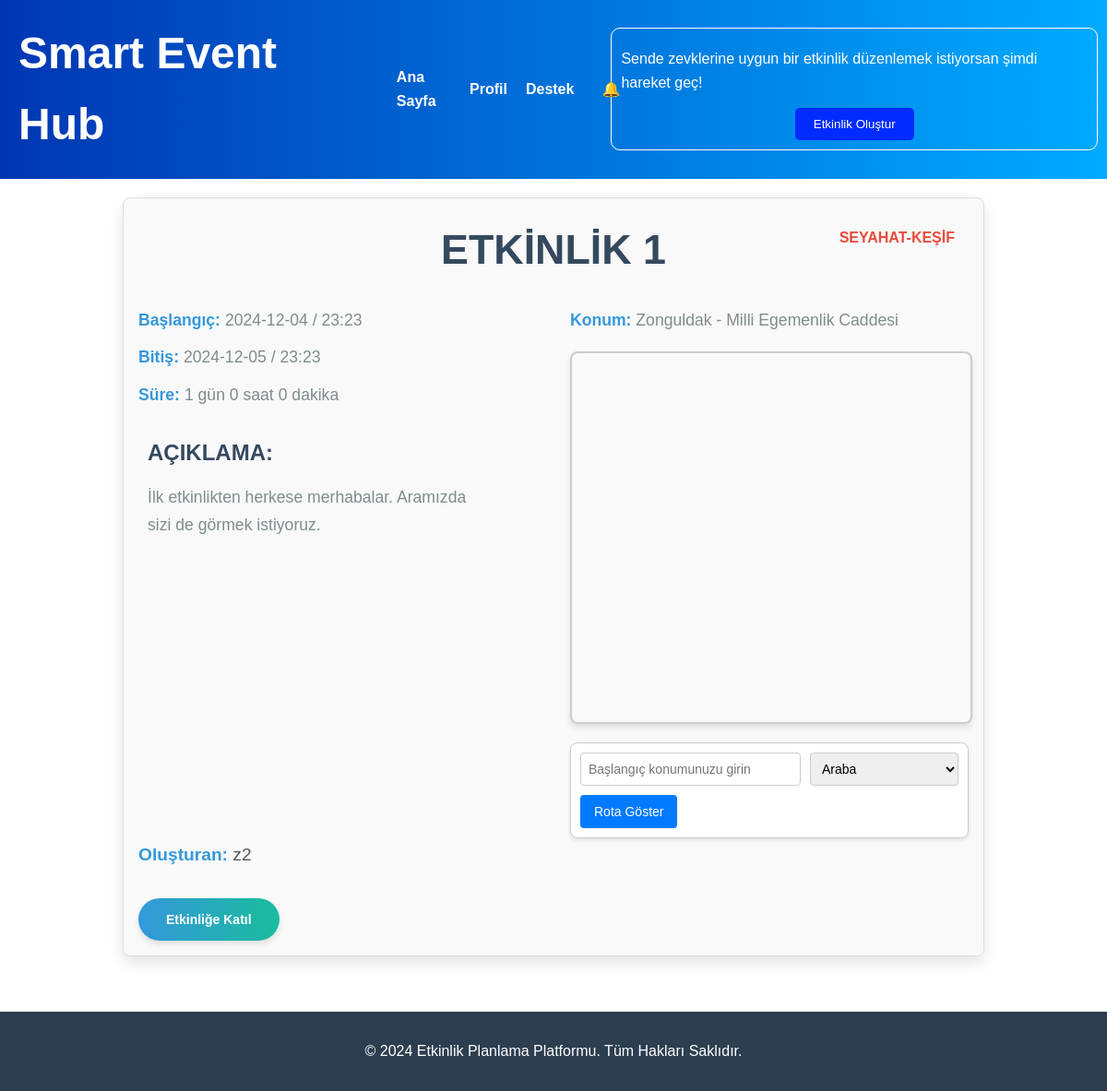
Screenshot of /event/2 with the database file from the repository.
### tables this page shows
CREATE TABLE events (
        ID INTEGER PRIMARY KEY AUTOINCREMENT,
        event_name TEXT NOT NULL,
        description TEXT NOT NULL,
        startDate TEXT NOT NULL,
        finishDate TEXT NOT NULL,
        startTime TEXT NOT NULL,
        finishTime TEXT NOT NULL,
        duration TEXT NOT NULL,
        city TEXT NOT NULL,        
        address TEXT NOT NULL,        
        category TEXT NOT NULL,
        creator_username TEXT NOT NULL,
        isApproved BOOLEAN DEFAULT FALSE NOT NULL
    );

### app.py (the view, shortened to what this page needs)
@app.route('/event/<int:event_id>')
def event_detail(event_id):
    event = get_event_by_id(event_id)
    if not event:
        return "Etkinlik bulunamadı", 404
    username = session.get('user', {}).get('username')
    user_id = get_user_id_by_username(username) if username else None
    is_participant = False
    is_creator = False
    if user_id:
        is_participant = is_user_participant(user_id, event_id)
        is_creator = username == get_event_creator_username(event_id)
    user_events = [dict(row) for row in get_created_events_by_username(username)]
    attended_events = get_user_attended_events(user_id) if user_id else []
    all_user_events = {event['ID']: event for event in user_events + attended_events}.values()
    all_user_events = list(all_user_events)
    conflict_message = None
    days, hours, minutes = calculate_duration(event['startDate'], event['startTime'], event['finishDate'],
                                              event['finishTime'])
    messages = get_messages_for_event(event_id)
    is_user_admin = is_admin(user_id)
    event_participants = get_participants(event_id)
    return render_template(
        'eventDetails.html',
        event=event,
        username=username,
        user_id= user_id,
        is_participant=is_participant,
        is_creator=is_creator,
        messages=messages,
        get_username_by_id=get_username_by_id,
        days=days, hours=hours, minutes=minutes,
        conflict_message=conflict_message,
        is_user_admin = is_user_admin,
        event_participants=event_participants
    )

### database.py (called while the page is built)
def get_db_connection():
    conn = sqlite3.connect(DATABASE)
    conn.row_factory = sqlite3.Row
    return conn

def get_created_events_by_username(username):
    conn = get_db_connection()
    cursor = conn.cursor()
    cursor.execute('''
        SELECT ID, event_name, description, startDate, finishDate, startTime, finishTime, city, address, category, creator_username, isApproved
        FROM events
        WHERE creator_username = ?
    ''', (username,))
    events = cursor.fetchall()
    conn.close()
    return [
        {
            "ID": event[0],
            "event_name": event[1],
            "description": event[2],
            "startDate": event[3],
            "finishDate": event[4],
            "startTime": event[5],
            "finishTime": event[6],
            "city": event[7],
            "address": event[8],
            "category": event[9],
            "creator_username": event[10],
            "is_approved": event[11],
        }
        for event in events
    ]

def get_event_by_id(event_id):
    conn = get_db_connection()
    cursor = conn.cursor()
    cursor.execute('''
        SELECT * FROM events WHERE ID = ?
    ''', (event_id,))
    event = cursor.fetchone()
    conn.close()
    return event

def get_messages_for_event(event_id):
    conn = get_db_connection()
    cursor = conn.cursor()
    cursor.execute('''
        SELECT sender_ID, message_text, sent_time
        FROM messages
        WHERE event_ID = ?
        ORDER BY sent_time ASC
    ''', (event_id,))
    messages = cursor.fetchall()
    conn.close()
    return messages

def get_username_by_id(user_id):
    conn = get_db_connection()
    cursor = conn.cursor()
    cursor.execute('SELECT username FROM users WHERE ID = ?', (user_id,))
    user = cursor.fetchone()
    conn.close()
    if user:
        return user['username']
    return None

def is_admin(user_id):
    conn = get_db_connection()
    cursor = conn.cursor()
    cursor.execute('SELECT status FROM users WHERE ID = ?', (user_id,))
    result = cursor.fetchone()
    if result and result[0] == 'admin':
        return True
    return False

### templates/eventDetails.html (shortened to what this page needs)
<!DOCTYPE html>
<html lang="tr">
<head>
    <link rel="stylesheet" href="{{ url_for('static', filename='css/eventDetails_style.css') }}">
</head>
<body>
{% include 'header.html' %}
<main>
    <div class="details-and-chat">
        <section class="event-details">
            <h2 class="event-title"> {{ event['event_name'] }} <span
                    class="event-category">{{ event['category'] }}</span></h2>
            <div class="event-info">
                <div class="event-date">
                    <p><strong>Başlangıç:</strong> {{ event['startDate'] }} / {{ event['startTime'] }}</p>
                    <p><strong>Bitiş:</strong> {{ event['finishDate'] }} / {{ event['finishTime'] }}</p>
                    <p><strong>Süre:</strong> {{ days }} gün {{ hours }} saat {{ minutes }} dakika</p>
                    <div class="event-description">
                        <h3>Açıklama:</h3>
                        <p>{{ event['description'] }}</p>
                    </div>
                    <div class="event-creator">
                        <p><strong>Oluşturan:</strong> {{ event['creator_username'] }} </p>
                    </div>
                </div>
                <div class="event-location">
                    <p><strong>Konum:</strong> {{ event['city'] }} - {{ event['address'] }} </p>
                    <div id="map" style="width: 100%; height: 400px; margin-top: 20px;"></div>
                    <div class="route-controls">
                        <input type="text" id="start-location" placeholder="Başlangıç konumunuzu girin">
                        <select id="travel-mode">
                            <option value="DRIVING">Araba</option>
                        </select>
                        <button id="get-route">Rota Göster</button>
                    </div>
                </div>
            </div>
            <div class="event-action-wrapper">
                <div class="event-actions">
                    {% if not is_user_admin %}
                        {% if is_creator %}
                            <form action="{{ url_for('delete_event', event_id=event['id']) }}" method="POST">
                                <button type="submit" class="join-button">Etkinliği Sil</button>
                            </form>
                        {% else %}
                            {% if is_participant %}
                                <form action="{{ url_for('leave_event', event_id=event['id']) }}" method="POST">
                                    <button type="submit" class="join-button">Etkinlikten Çık</button>
                                </form>
                            {% else %}
                                {% if conflict_message %}
                                    <p class="conflict-message">{{ conflict_message }}</p>
                                {% else %}
                                    <form action="{{ url_for('join_event', event_id=event['id']) }}" method="POST">
                                        <button type="submit" class="join-button">Etkinliğe Katıl</button>
                                    </form>
                                {% endif %}
                            {% endif %}
                        {% endif %}
                    {% endif %}
                </div>
            </div>
        </section>
    </div>
</main>
<footer>
    <p>© 2024 Etkinlik Planlama Platformu. Tüm Hakları Saklıdır.</p>
</footer>
</body>
</html>

### static/css/eventDetails_style.css (style rules this page uses)
h1, h2, h3 { font-weight: 600; color: #333; }
h2.event-title { font-size: 2.8rem; margin-bottom: 15px; text-align: center; color: #34495e; text-transform: uppercase; }
.event-category { font-size: 1rem; color: #e74c3c; font-weight: bold; position: absolute; top: 10px; right: 15px; text-transform: uppercase; }
.event-title { font-size: 2.8rem; margin-bottom: 15px; text-align: center; color: #34495e; text-transform: uppercase; position: relative; }
.event-details { background-color: #fff; border-radius: 15px; box-shadow: 0 8px 16px rgba(0, 0, 0, 0.1); margin: 20px auto; padding: 40px; max-width: 900px; animation: fadeIn 0.8s ease-in-out; }
.event-info { display: flex; justify-content: space-between; }
.event-info .event-date, .event-info .event-location { width: 48%; }
.event-date p, .event-location p { font-size: 1.1rem; margin: 12px 0; color: #7f8c8d; }
.event-date strong, .event-location strong { color: #3498db; }
.event-description h3 { font-size: 1.5rem; color: #34495e; margin-bottom: 15px; text-transform: uppercase; }
.event-description { position: relative; left: 10px; margin-top: 20px; margin-bottom: 30px; padding: 10px 0; width: 350px; height: 400px; overflow-y: auto; }
.event-description p { font-size: 1.1rem; line-height: 1.7; color: #7f8c8d; }
.event-creator p { font-size: 1.2rem; color: #555; margin-top: 20px; }
.event-action-wrapper { display: flex; margin-top: 20px; }
.event-actions { display: flex; justify-content: space-between; }
.join-button { background: linear-gradient(90deg, #3498db, #1abc9c); font-weight: bold; border: none; border-radius: 25px; box-shadow: 0 4px 6px rgba(0, 0, 0, 0.1); cursor: pointer; transition: all 0.3s ease-in-out; text-align: center; display: inline-block; color: white; padding: 15px 30px; text-decoration: none; font-size: 14px; font-weight: bold; margin-right: 20px; }
footer { background-color: #2c3e50; color: white; padding: 30px 0; text-align: center; margin-top: 40px; }
footer p { font-size: 1rem; }
.details-and-chat { display: flex; gap: 20px; max-width: 1200px; max-height: 950px; margin: 0 auto; }
.event-details { flex: 1; border: 1px solid #ddd; border-radius: 8px; padding: 16px; background-color: #f9f9f9; }
.event-details { position: relative; padding-top: 20px; }
#map { border: 2px solid #ccc; border-radius: 8px; box-shadow: 0 4px 6px rgba(0, 0, 0, 0.1); margin-bottom: 20px; }
.route-controls { display: flex; flex-wrap: wrap; gap: 10px; margin-top: 20px; padding: 10px; background-color: #fff; border: 1px solid #ccc; border-radius: 8px; box-shadow: 0 2px 4px rgba(0, 0, 0, 0.1); }
.route-controls input[type="text"], .route-controls select { flex: 1 1 auto; padding: 8px; font-size: 14px; border: 1px solid #ccc; border-radius: 4px; }
.route-controls button { padding: 10px 15px; background-color: #007BFF; color: #fff; border: none; border-radius: 4px; cursor: pointer; font-size: 14px; transition: background-color 0.3s ease; }

### static/css/header_style.css (style rules this page uses)
* { margin: 0; padding: 0; font-family: 'Arial', sans-serif; transition: all 0.3s ease; }
body, html { margin: 0; padding: 0; width: 100%; height: 100%; color: #333; line-height: 1.6; font-size: 16px; }
.event-info { font-size: 1em; color: #fff; margin-top: 10px; text-align: left; }

### rows the page displays
events: event_name "ETKINLIK 1", category "SEYAHAT-KEŞIF", startDate "2024-12-04", startTime "23:23", finishDate "2024-12-05", finishTime "23:23", description "İlk etkinlikten herkese merhabalar. Aramızda sizi de görmek istiyoruz.", creator_username "z2", city "Zonguldak", address "Milli Egemenlik Caddesi"

### other values shown
{{ days }} "1"
{{ hours }} "0"
{{ minutes }} "0"
